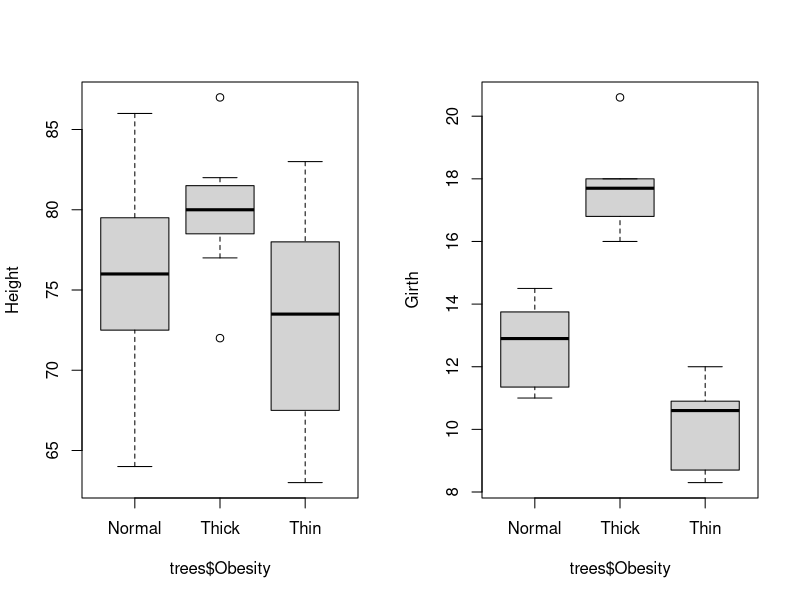

Write the R code that produced this figure. (Note: this script raises an error after producing the figure.)
####################
## TREES ANALYSIS ##
####################

# Factoring

trees
trees$BMI = (trees$Volume * 900)/(trees$Height)^2
as.factor(trees$BMI)
summary(trees$BMI)
trees["Obesity"] <- "Normal"
trees$Obesity[trees$BMI < 3.117] = "Thin"
trees$Obesity[trees$BMI > 6.216] = "Thick"
summary(trees)
trees$Obesity <- as.factor(trees$Obesity)

# Boxplots

par(mfrow = c(1, 2))
num_varaibles <- sapply(trees, is.numeric)
# boxplot(apply(trees[,num_varaibles], 2, scale)) 
boxplot(trees$Height ~ trees$Obesity, ylab="Height"); boxplot(trees$Girth ~ trees$Obesity, ylab="Girth")

# ggplot

ggplot(trees) +
  geom_boxplot(aes(x=Obesity, y=Height), size = 1, notch = F) +
  xlab("BMI") +
  ylab("Girth & Height") +
  theme_bw() +  
  geom_jitter(aes(Obesity,Height),
              position=position_jitter(width=0.3,height=0),
              alpha=0.6,
              size=1,
              show.legend=F)+
  geom_boxplot(aes(x=Obesity, y=Girth), size = 1, notch = F) +
  theme_bw() +  
  geom_jitter(aes(Obesity,Girth),
              position=position_jitter(width=0.3,height=0),
              alpha=0.6,
              size=1,
              show.legend=F)

# Dependancies

par(mfrow = c(1, 1))
plot(trees$Height ~ trees$Girth, xlab="Girth", ylab="Heigth")
plot(trees$Height ~ trees$Volume, xlab="Girth", ylab="Volume")
pairs(trees$Volume ~ (trees$Girth + trees$Height), labels=c("Volume", "Girth", "Height"))

# qqplots

qqnorm(trees$Height, main="Normal Q-Q Plot for Height")
qqline(trees$Height)
qqnorm(trees$Volume, main="Normal Q-Q Plot for Volume")
qqline(trees$Volume)
qqnorm(trees$Girth, main="Normal Q-Q Plot for Girth")
qqline(trees$Girth)

# Histograms

hist(trees$Height, freq=F, main="", xlab="Height",xlim=c(60, 90), ylim=c(0, 0.08))
lines(density(trees$Height), col="red", lwd=2)
x=seq(60,90,length=1000)
y=dnorm(x,mean=mean(trees$Height),sd=sd(trees$Height))
lines(x,y,col="blue", lwd=2, lty = 10)
